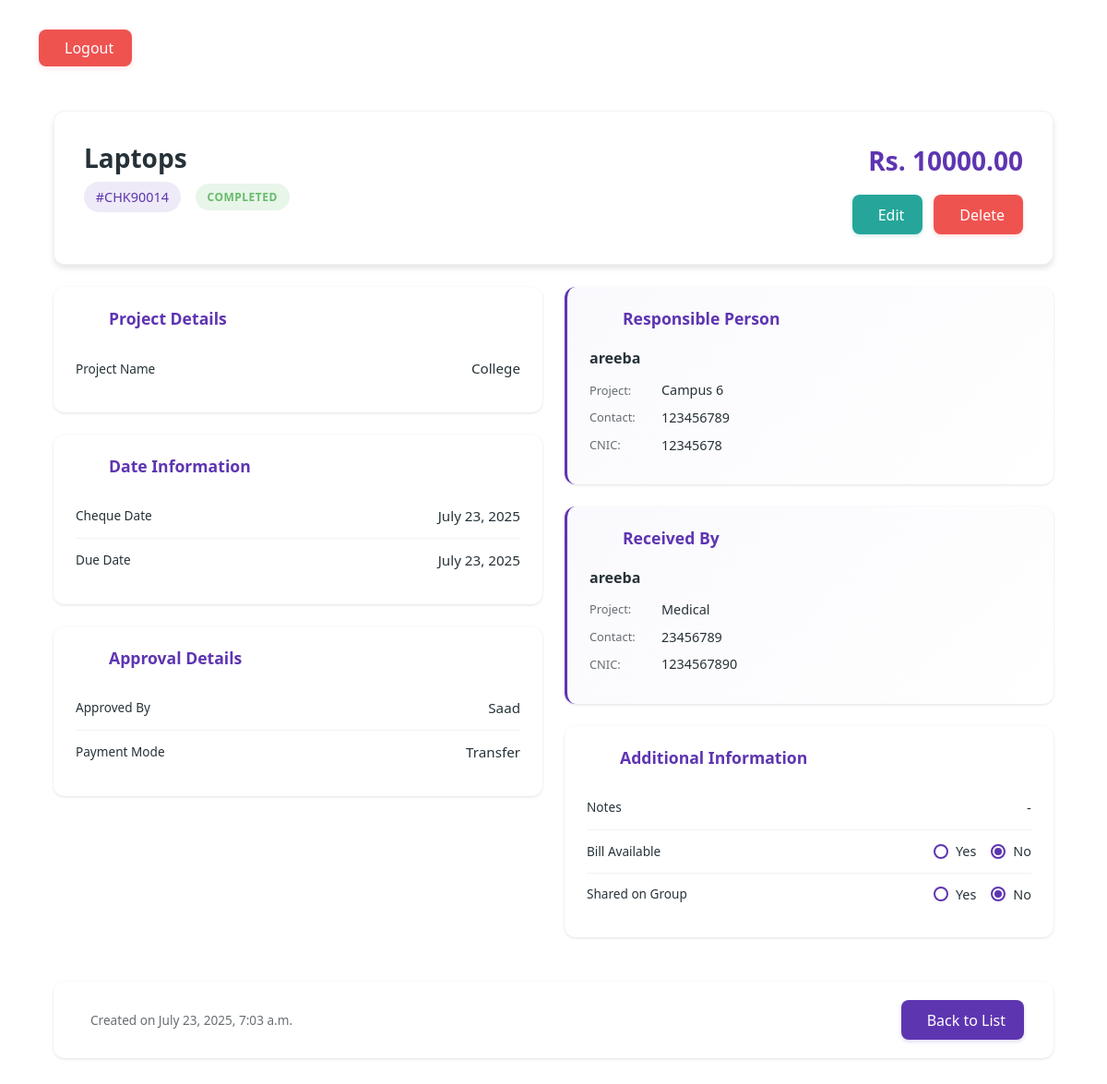
The app's page /cheque/14/ (signed in) with its own data.
### cheque/models.py (models this page shows, shortened)
class Cheque(models.Model):
    description = models.CharField(max_length=255)
    project = models.ForeignKey(Project, on_delete=models.CASCADE)
    amount = models.DecimalField(max_digits=12, decimal_places=2)
    cheque_number = models.CharField(max_length=20, unique=True, blank=True)
    due_date = models.DateField()
    status = models.CharField(max_length=50, choices=STATUS_CHOICES)
    responsible_person_name = models.CharField(max_length=100, verbose_name="Responsible Person Name", default='')
    responsible_person_project = models.ForeignKey(
        Project,
        on_delete=models.SET_NULL,
        null=True,
        blank=True,
        related_name='responsible_projects',
        verbose_name="Responsible Person's Project"
    )
    responsible_person_contact = models.CharField(
        max_length=15,
        verbose_name="Responsible Person Contact",
        blank=True,
        null=True
    )
    responsible_person_cnic = models.CharField(
        max_length=20,
        verbose_name="Responsible Person CNIC",
        blank=True,
        null=True
    )
    received_by_name = models.CharField(max_length=100, verbose_name="Received By Name", blank=True, null=True, default='')
    received_by_project = models.ForeignKey(
        Project,
        on_delete=models.SET_NULL,
        null=True,
        blank=True,
        related_name='received_projects',
        verbose_name="Received By Project"
    )
    received_by_contact = models.CharField(
        max_length=15,
        verbose_name="Received By Contact",
        blank=True,
        null=True
    )
    received_by_cnic = models.CharField(
        max_length=20,
        verbose_name="Received By CNIC",
        blank=True,
        null=True
    )
    approved_by = models.CharField(max_length=100, choices=APPROVED_BY_CHOICES)
    payment_mode = models.CharField(max_length=10, choices=PAYMENT_CHOICES)
    cheque_date = models.DateField()
    bill_available = models.BooleanField(default=False)
    shared_on_group = models.BooleanField(default=False)
    bill_attachment = models.FileField(upload_to='bills/', blank=True, null=True)
    notes = models.TextField(blank=True)
    created_at = models.DateTimeField(auto_now_add=True)

class Project(models.Model):
    name = models.CharField(max_length=100)
    is_head_office = models.BooleanField(default=False)

### cheque/views.py (the view)
# urls.py: path('cheque/<int:cheque_id>/', views.cheque_detail, name='cheque_detail'),
@login_required
def cheque_detail(request, cheque_id):
    cheque = get_object_or_404(Cheque, id=cheque_id)
    bill_is_image = False
    if cheque.bill_attachment:
        ext = os.path.splitext(cheque.bill_attachment.name)[1].lower()
        bill_is_image = ext in ['.jpg', '.jpeg', '.png', '.webp']
    return render(request, 'cheque_detail.html', {'cheque': cheque, 'bill_is_image': bill_is_image})

### cheque/templates/cheque_detail.html (shortened to what this page needs)
{% extends 'base.html' %}
{% block content %}
<div class="cheque-detail-container">
  {% if cheque %}
    <div class="cheque-header">
      <div class="header-content">
        <div class="title-section">
          <h1 class="cheque-title">{{ cheque.description }}</h1>
          <div class="cheque-meta">
            <span class="cheque-number">#{{ cheque.cheque_number }}</span>
            <span class="status-badge {{ cheque.status }}">
              {{ cheque.get_status_display }}
            </span>
          </div>
        </div>
        <div class="header-actions">
          <span class="amount-display">Rs. {{ cheque.amount }}</span>
          <div class="action-buttons">
            <a href="{% url 'edit_cheque' cheque.id %}" class="edit-button">
               Edit
            </a>
            <button class="delete-button" data-bs-toggle="modal" data-bs-target="#deleteModal">
               Delete
            </button>
          </div>
        </div>
      </div>
    </div>
    <div class="cheque-body">
      <div class="detail-columns">
        <div class="detail-column">
          <div class="detail-card">
            <h3 class="section-title">
              Project Details
            </h3>
            <div class="detail-item">
              <span class="detail-label">Project Name</span>
              <span class="detail-value">{{ cheque.project.name }}</span>
            </div>
          </div>
          <div class="detail-card">
            <h3 class="section-title">
              Date Information
            </h3>
            <div class="detail-item">
              <span class="detail-label">Cheque Date</span>
              <span class="detail-value">{{ cheque.cheque_date }}</span>
            </div>
            <div class="detail-item">
              <span class="detail-label">Due Date</span>
              <span class="detail-value">{{ cheque.due_date }}</span>
            </div>
          </div>
          <div class="detail-card">
            <h3 class="section-title">
              Approval Details
            </h3>
            <div class="detail-item">
              <span class="detail-label">Approved By</span>
              <span class="detail-value">{{ cheque.approved_by }}</span>
            </div>
            <div class="detail-item">
              <span class="detail-label">Payment Mode</span>
              <span class="detail-value">{{ cheque.get_payment_mode_display }}</span>
            </div>
          </div>
        </div>
        <div class="detail-column">
          <div class="detail-card person-card">
            <h3 class="section-title">
              Responsible Person
            </h3>
            <div class="person-details">
              <div class="person-name">{{ cheque.responsible_person_name|default:"-" }}</div>
              <div class="person-info">
                <div class="info-item">
                  <span class="info-label">Project:</span>
                  <span class="info-value">{{ cheque.responsible_person_project.name|default:"-" }}</span>
                </div>
                <div class="info-item">
                  <span class="info-label">Contact:</span>
                  <span class="info-value">{{ cheque.responsible_person_contact|default:"-" }}</span>
                </div>
                <div class="info-item">
                  <span class="info-label">CNIC:</span>
                  <span class="info-value">{{ cheque.responsible_person_cnic|default:"-" }}</span>
                </div>
              </div>
            </div>
          </div>
          <div class="detail-card person-card">
            <h3 class="section-title">
              Received By
            </h3>
            <div class="person-details">
              <div class="person-name">{{ cheque.received_by_name|default:"-" }}</div>
              <div class="person-info">
                <div class="info-item">
                  <span class="info-label">Project:</span>
                  <span class="info-value">{{ cheque.received_by_project.name|default:"-" }}</span>
                </div>
                <div class="info-item">
                  <span class="info-label">Contact:</span>
                  <span class="info-value">{{ cheque.received_by_contact|default:"-" }}</span>
                </div>
                <div class="info-item">
                  <span class="info-label">CNIC:</span>
                  <span class="info-value">{{ cheque.received_by_cnic|default:"-" }}</span>
                </div>
              </div>
            </div>
          </div>
          <div class="detail-card">
            <h3 class="section-title">
              Additional Information
            </h3>
            <div class="detail-item">
              <span class="detail-label">Notes</span>
              <span class="detail-value">{{ cheque.notes|default:'-' }}</span>
            </div>
            <div class="detail-item">
              <span class="detail-label">Bill Available</span>
              <span class="radio-group">
                <label class="radio-label">
                  <span class="radio-custom"></span>
                  Yes
                </label>
                <label class="radio-label">
                  <span class="radio-custom"></span>
                  No
                </label>
              </span>
            </div>
            <div class="detail-item">
              <span class="detail-label">Shared on Group</span>
              <span class="radio-group">
                <label class="radio-label">
                  <span class="radio-custom"></span>
                  Yes
                </label>
                <label class="radio-label">
                  <span class="radio-custom"></span>
                  No
                </label>
              </span>
            </div>
          </div>
        </div>
      </div>
    </div>
    <div class="cheque-footer">
      <div class="footer-content">
        <div class="created-info">
          <span>Created on {{ cheque.created_at }}</span>
        </div>
        <a href="{% url 'cheque_dashboard' %}" class="back-button">
          Back to List
        </a>
      </div>
    </div>
  {% endif %}
</div>
{% endblock %}

### records on screen
Cheque: description "Laptops", cheque_number "CHK90014", status "COMPLETED", amount "10000.00", project.name "College", cheque_date "July 23, 2025", due_date "July 23, 2025", approved_by "Saad", payment_mode "Transfer", responsible_person_name "areeba", responsible_person_project.name "Campus 6", responsible_person_contact "123456789", responsible_person_cnic "12345678", received_by_name "areeba", received_by_project.name "Medical", received_by_contact "23456789", received_by_cnic "1234567890", notes "-", created_at "July 23, 2025, 7:03 a.m."
